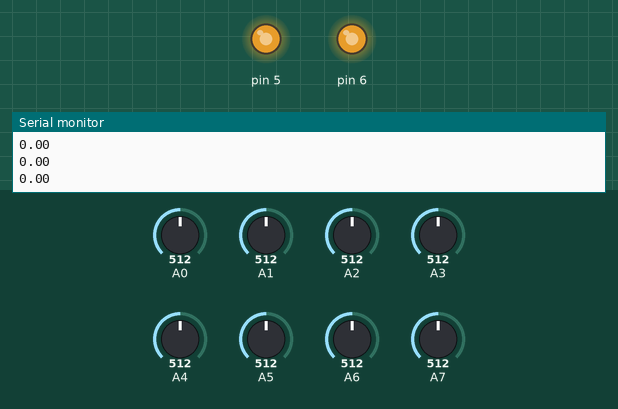
This sketch was run on a simulated Arduino Nano, built with avr-gcc and run on an emulated ATmega328P. Parts: output pins drawn as LEDs (lit = HIGH), the last lines printed to the serial monitor. The inputs (shaded band) are chosen by the test bench; at power-on: A0 = 512, A3 = 512, A5 = 512, A1 = 512, A7 = 512, A4 = 512, A2 = 512, A6 = 512.

Above: at 1.2 s.
1.3 s: A0 set to 306
At 1.31 s:
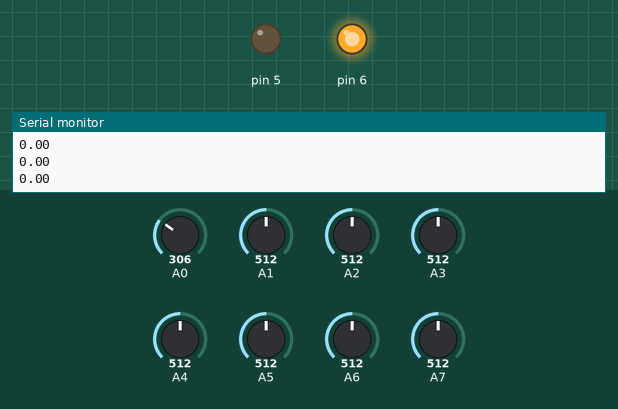
2.8 s: A3 set to 306
At 2.81 s:
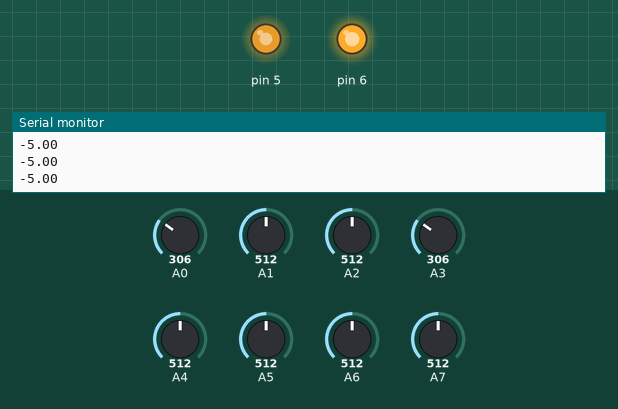
4.3 s: A5 set to 306
At 4.31 s:
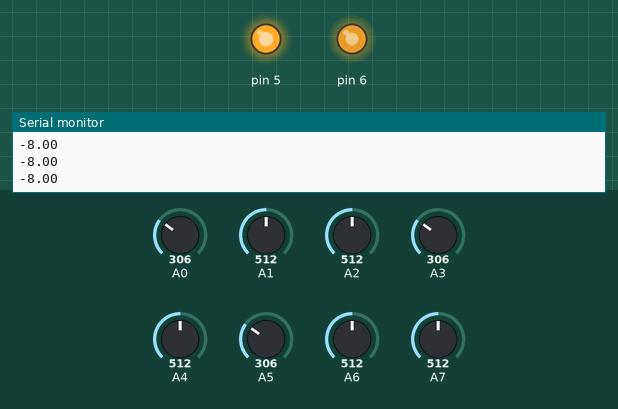
5.8 s: A1 set to 716
7.3 s: A7 set to 306
At 8.1 s:
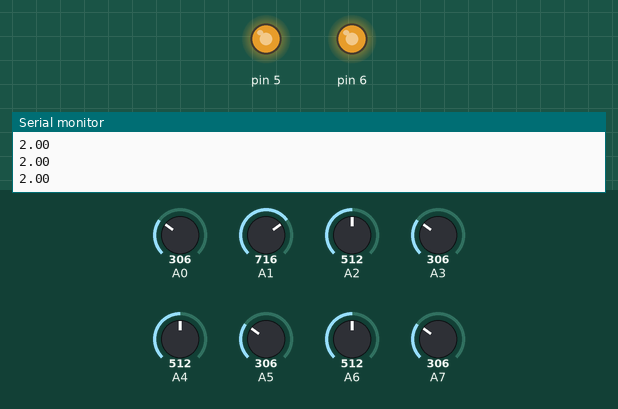
8.8 s: A4 set to 306
At 10.3 s:
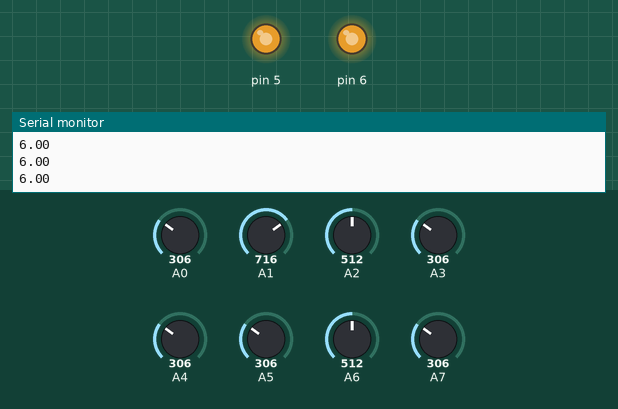
Timing chart, 0 to 11.3 s (numbered marks = the images above; inputs shaded):
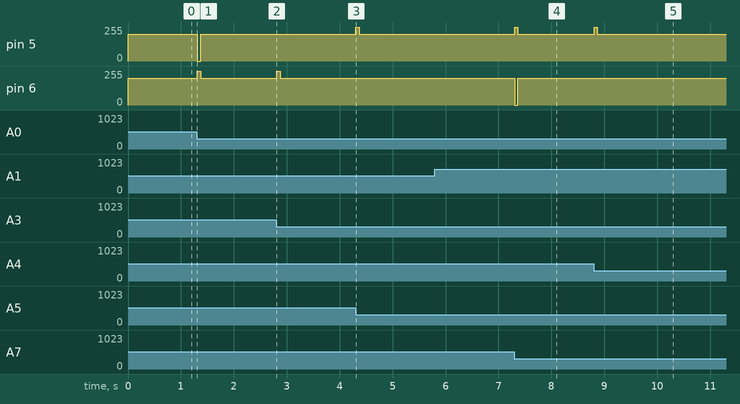

The sketch:

124_stard_duino_3.ino
```cpp
float ei = 0;
float ed = 0;
float EI[10];
int dat[8];
int dmax[8];
int dmin[8];
int dm[8];
float kp=0; //5
float ki=0;//0
float kd=50;//3
int Mo=200;//150
float M1=0,M2=0;
float ep = 0;

void setup()
{
  Serial.begin(9600);
}

void loop()
{
  in();
  pid();
  //serial();

}

void test() {
  for (int i = 0; i < 8; i++) {
    Serial.print(analogRead(i));
    Serial.print(" ");
  }
  Serial.println();
  int e = (analogRead(A7) - analogRead(A0))*0.1;
  int MM = 150;
  if (MM < e) e = MM;
  if (-MM > e) e = -MM;
  if (e > 0) {
    analogWrite(6, MM);
    analogWrite(5, MM - e);
  }
  else {
    analogWrite(6, MM - e);
    analogWrite(5, MM);
  }
    digitalWrite(4, 1);
    digitalWrite(3, 0);
    digitalWrite(7, 1);
    digitalWrite(8, 0);
}

void pid()
{
  ep = 10 * ((4 * dm[0] + 3 * dm[1] + 2 * dm[2] + dm[3]) - (dm[4] + 2 * dm[5] + 3 * dm[6] + 4 * dm[7])) / (dm[0] + dm[1] + dm[2] + dm[3] + dm[4] + dm[5] + dm[6] + dm[7]);
  //Serial.println(ep);
  EI[0] = EI[1];
  EI[1] = EI[2];
  EI[2] = EI[3];
  EI[3] = EI[4];
  EI[4] = EI[5];
  EI[5] = EI[6];
  EI[6] = EI[7];
  EI[7] = EI[8];
  EI[8] = EI[9];
  EI[9] = ep;
  ei = (EI[0] + EI[1] + EI[2] + EI[3] + EI[4] + EI[5] + EI[6] + EI[7] + EI[8] + EI[9]) / 10;
  Serial.println(ei);
  ed = ep - ei;
  float U = kp * ep + ki * ei + kd * ed;

  //float U = ep * 6;

  M1 = Mo - U;
  M2 = Mo + U;

  if (M1 > 255) M1 = 255;
  if (M1 < 0) M1 = 0;
  if (M2 > 255) M2 = 255;
  if (M2 < 0) M2 = 0;

  analogWrite(6, M1);
  analogWrite(5, M2);
  if (M1 > 0)
  {
    digitalWrite(4, HIGH);
    digitalWrite(3, LOW);
  }
  else
  {
    digitalWrite(4, LOW);
    digitalWrite(3, HIGH);
  }

  if (M2 > 0)
  {
    digitalWrite(7, HIGH);
    digitalWrite(8, LOW);
  }
  else
  {
    digitalWrite(7, LOW);
    digitalWrite(8, HIGH);
  }

}
void in()
{
  for (int i = 0; i < 8; i++)
  {
    dat[i] = analogRead(i);
    if (dat[i] < dmin[i] || dmin[i] == 0) dmin[i] = dat[i];
    if (dat[i] > dmax[i]) dmax[i] = dat[i];
    dm[i] = map(dat[i], dmax[i], dmin[i], 100, 0);
  }
}

void serial()
{
  Serial.print(dm[0]);
  Serial.print("  ");
  Serial.print(dm[1]);
  Serial.print("  ");
  Serial.print(dm[2]);
  Serial.print("  ");
  Serial.print(dm[3]);
  Serial.print("  ");
  Serial.print(dm[4]);
  Serial.print("  ");
  Serial.print(dm[5]);
  Serial.print("  ");
  Serial.print(dm[6]);
  Serial.print("  ");
  Serial.print(dm[7]);
  Serial.print("    ");
  Serial.print(M1);
  Serial.print("  ");
  Serial.println(M2);
}
```

Measured:
- after the input at 1.3 s, pin 5: 200/255 → 0/255 at once, → 200/255 0.07 s later; pin 6: 200/255 → 255/255 at once, → 200/255 0.07 s later
- after the input at 2.8 s, pin 6: 200/255 → 255/255 at once, → 200/255 0.07 s later
- after the input at 4.3 s, pin 5: 200/255 → 255/255 at once, → 200/255 0.07 s later
- after the input at 7.3 s, pin 5: 200/255 → 255/255 at once, → 200/255 0.06 s later; pin 6: 200/255 → 0/255 at once, → 200/255 0.06 s later
- after the input at 8.8 s, pin 5: 200/255 → 255/255 at once, → 200/255 0.06 s later
